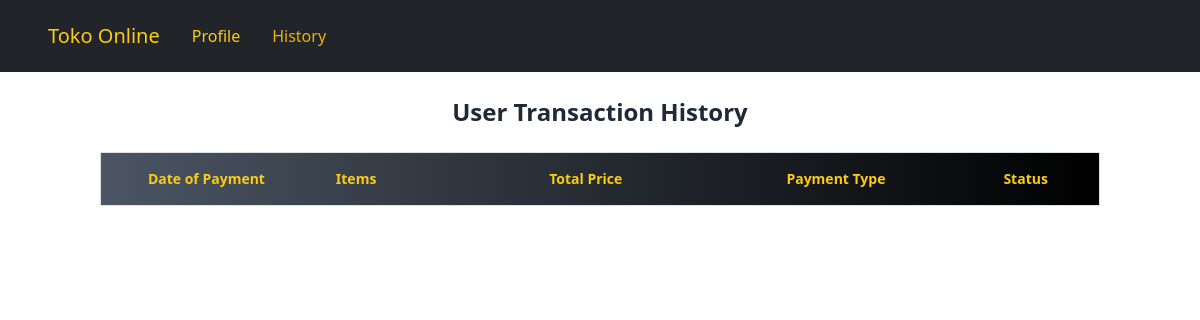
The page /userHistory.php (signed in) on the database as committed earlier.
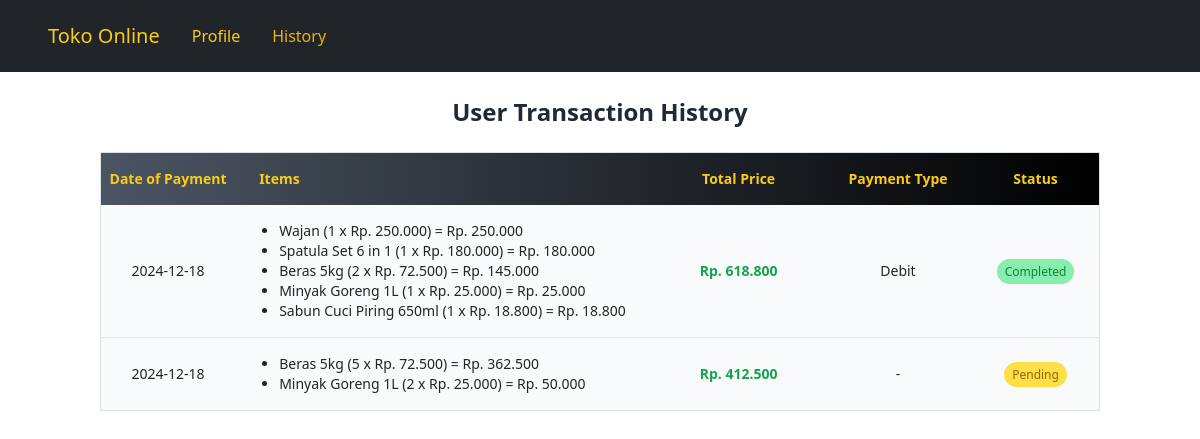
The same page on the database as committed later.
### tables this page shows
CREATE TABLE `checkout` (
  `checkout_id` int(10) NOT NULL,
  `date` date NOT NULL,
  `total_harga` int(10) NOT NULL,
  `user_id` int(10) NOT NULL,
  `payment_id` int(10) NOT NULL,
  `status` text NOT NULL
);

CREATE TABLE `detailcheckout` (
  `detail_id` int(10) NOT NULL,
  `product_id` int(10) NOT NULL,
  `checkout_id` int(10) NOT NULL,
  `jumlah_product` int(10) NOT NULL
);

CREATE TABLE `products` (
  `product_id` int(10) NOT NULL,
  `gambar` text NOT NULL,
  `nama_product` text NOT NULL,
  `harga_satuan` int(10) NOT NULL,
  `deskripsi` text NOT NULL,
  `stock_product` int(10) NOT NULL,
  `kategori_id` int(10) NOT NULL
);

CREATE TABLE `payment` (
  `payment_id` int(11) NOT NULL,
  `payment_method` text NOT NULL
);

### userHistory.php (the view, shortened to what this page needs)
<?php
require_once "connect.php";
?>
<!doctype html>
<html lang="en">
<head>
    <link href="https://cdn.jsdelivr.net/npm/bootstrap@5.3.3/dist/css/bootstrap.min.css" rel="stylesheet"
>
    <script src="https://cdn.tailwindcss.com"></script>
</head>
<body>
    <?php include 'nav.php'; ?>
    <section>
        <div class="container mx-auto py-6">
            <h1 class="text-center text-2xl font-bold mb-4 text-gray-800">User Transaction History</h1>
            <div class="overflow-x-auto">
                <table class="table-auto w-full text-sm text-left border border-gray-300 shadow-lg rounded-lg">
                    <thead class="bg-gradient-to-r from-gray-600 to-black text-yellow-400 text-center">
                        <tr>
                            <th class="px-2 py-3">Date of Payment</th>
                            <th class="px-4 py-3 text-left">Items</th>
                            <th class="px-5 py-3">Total Price</th>
                            <th class="px-4 py-3">Payment Type</th>
                            <th class="px-4 py-3">Status</th>
                        </tr>
                    </thead>
                    <tbody class="divide-y divide-gray-200 text-center">
                        <?php
                        $stmt = $mysqli->query("SELECT c.checkout_id, c.date, c.total_harga, p.payment_method, c.status
                                                FROM checkout c
                                                JOIN users u ON c.user_id = u.user_id
                                                JOIN payment p ON c.payment_id = p.payment_id
                                                WHERE c.user_id = " . $_SESSION['user_id'] . "");
                        while ($row = $stmt->fetch_assoc()) {
                            $checkout = [
                                'id' => htmlentities($row['checkout_id']),
                                'date' => htmlentities($row['date']),
                                'total_harga' => htmlentities($row['total_harga']),
                                'payment_type' => htmlentities($row['payment_method']),
                                'status' => htmlentities($row['status'])
                            ];
                        ?>
                            <tr class="bg-gray-50 hover:bg-gradient-to-r from-gray-50 to-gray-200 transition-colors duration-300">
                                <td class="px-4 py-3"><?= $checkout['date']; ?></td>
                                <td class="px-4 py-3">
                                    <ul class="list-disc pl-5 text-left">
                                        <?php
                                        $stmt_detail = $mysqli->prepare("SELECT d.detail_id, p.nama_product, d.jumlah_product, p.harga_satuan
                                                 FROM detailcheckout d
                                                 JOIN products p ON d.product_id = p.product_id
                                                 WHERE d.checkout_id = ?");
                                        $stmt_detail->bind_param("i", $checkout['id']);
                                        $stmt_detail->execute();
                                        $result_detail = $stmt_detail->get_result();
                                        while ($row_detail = $result_detail->fetch_assoc()) {
                                            $totalSatuan = $row_detail['jumlah_product'] * $row_detail['harga_satuan'];
                                            echo '<li>' . $row_detail['nama_product'] . ' (' . $row_detail['jumlah_product'] . ' x Rp. ' . number_format($row_detail['harga_satuan'], 0, ',', '.') . ') = Rp. ' . number_format($totalSatuan, 0, ',', '.') . '</li>';
                                        }
                                        ?>
                                    </ul>
                                </td>
                                <td class="px-4 py-3 font-semibold text-green-600">Rp. <?= number_format($checkout['total_harga'], 0, ',', '.'); ?></td>
                                <td class="px-4 py-3"><?= $checkout['payment_type']; ?></td>
                                <td class="px-4 py-3">
                                    <?php
                                    if ($checkout['status'] == "Pending") {
                                        echo '<span class="px-2 py-1 bg-yellow-300 text-yellow-700 text-xs font-medium rounded-full">' . $checkout['status'] . '</span>';
                                    } else {
                                        echo '<span class="px-2 py-1 bg-green-300 text-green-700 text-xs font-medium rounded-full">' . $checkout['status'] . '</span>';
                                    }
                                    ?>
                                </td>
                            </tr>
                        <?php
                        }
                        ?>
                    </tbody>
                </table>
            </div>
        </div>
    </section>
</body>
</html>

### nav.php (shortened to what this page needs)
<nav class="navbar navbar-expand-lg navbar-light bg-dark sticky fixed-top gap-2">
    <a class="navbar-brand pl-12 text-yellow-400 hover:text-white hover:font-semibold" href="home.php">Toko Online</a>
    <div class="navbar justify-content-between">
        <ul class="navbar-nav mr-auto gap-3">
            <li class="nav-item">
                <a class="nav-link text-yellow-400 hover:text-white hover:font-semibold" href="profil.php">Profile</a>
            </li>
            <?php
            if ($_SESSION['isAdmin'] == 0) {
                echo '<li class="nav-item">
                        <a class="nav-link text-yellow-500 hover:text-white hover:font-semibold" href="userHistory.php">History</a>
                      </li>';
            }
            ?>
        </ul>
    </div>
</nav>

Rows that differ between the two databases and show on the page:
added checkout: date "2024-12-18", total_harga "618.800", payment.payment_method "Debit", status "Completed"
added detailcheckout: product.nama_product "Wajan", jumlah_product "1", product.harga_satuan "250.000", jumlah_product.harga_satuan "250.000", shown under "2024-12-18"
added detailcheckout: product.nama_product "Spatula Set 6 in 1", jumlah_product "1", product.harga_satuan "180.000", jumlah_product.harga_satuan "180.000", shown under "2024-12-18"
added detailcheckout: product.nama_product "Beras 5kg", jumlah_product "2", product.harga_satuan "72.500", jumlah_product.harga_satuan "145.000", shown under "2024-12-18"
added detailcheckout: product.nama_product "Minyak Goreng 1L", jumlah_product "1", product.harga_satuan "25.000", jumlah_product.harga_satuan "25.000", shown under "2024-12-18"
added detailcheckout: product.nama_product "Sabun Cuci Piring 650ml", jumlah_product "1", product.harga_satuan "18.800", jumlah_product.harga_satuan "18.800", shown under "2024-12-18"
added checkout: date "2024-12-18", total_harga "412.500", payment.payment_method "-", status "Pending"
added detailcheckout: product.nama_product "Beras 5kg", jumlah_product "5", product.harga_satuan "72.500", jumlah_product.harga_satuan "362.500", shown under "2024-12-18"
added detailcheckout: product.nama_product "Minyak Goreng 1L", jumlah_product "2", product.harga_satuan "25.000", jumlah_product.harga_satuan "50.000", shown under "2024-12-18"
